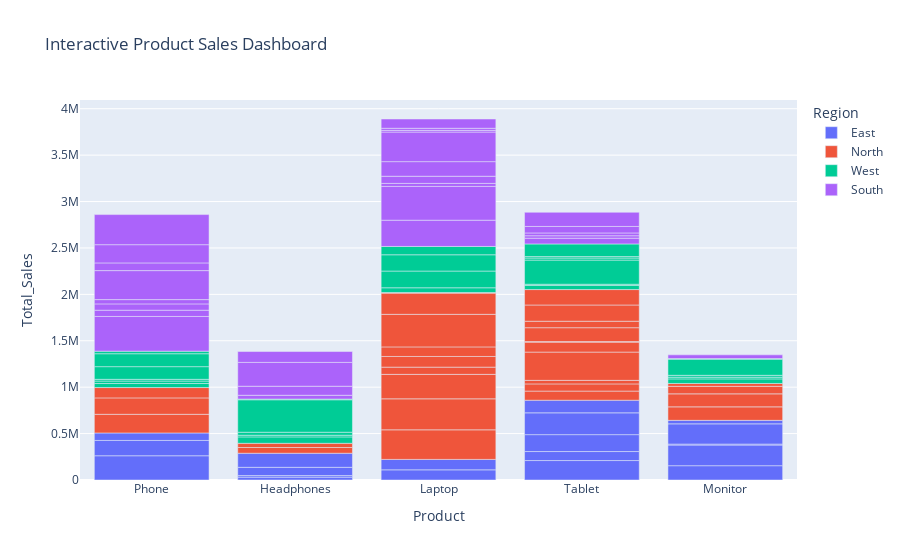

Here is the notebook cell this chart was saved with:
### Code cell
fig = px.bar(
    df,
    x="Product",
    y="Total_Sales",
    color="Region",
    title="Interactive Product Sales Dashboard",
    hover_data=["Price", "Quantity", "Customer_ID"]
)

fig.show()

### Figure 1 — Plotly figure (JSON) as saved in the notebook; plotly's stock layout.template omitted (floating-point values rounded to 4 significant figures)
{"data": [{"customdata": [[37300, 7, "CUST001"], [30895, 1, "CUST004"], [20655, 8, "CUST013"], [4195, 4, "CUST014"], [36518, 3, "CUST021"], [34900, 6, "CUST031"], [48602, 2, "CUST034"], [45515, 4, "CUST036"], [19256, 8, "CUST038"], [40244, 2, "CUST045"], [37055, 6, "CUST057"], [5272, 2, "CUST058"], [24224, 9, "CUST063"], [44487, 2, "CUST067"], [18964, 8, "CUST072"], [26110, 9, "CUST078"], [28098, 4, "CUST081"], [9483, 4, "CUST090"], [27196, 5, "CUST098"]], "hovertemplate": "Region=East<br>Product=%{x}<br>Total_Sales=%{y}<br>Price=%{customdata[0]}<br>Quantity=%{customdata[1]}<br>Customer_ID=%{customdata[2]}<extra></extra>", "legendgroup": "East", "marker": {"color": "#636efa", "pattern": {"shape": ""}}, "name": "East", "orientation": "v", "showlegend": true, "textposition": "auto", "type": "bar", "x": ["Phone", "Headphones", "Phone", "Headphones", "Laptop", "Tablet", "Tablet", "Tablet", "Monitor", "Phone", "Monitor", "Monitor", "Monitor", "Headphones", "Headphones", "Tablet", "Laptop", "Monitor", "Tablet"], "xaxis": "x", "y": [261100, 30895, 165240, 16780, 109554, 209400, 97204, 182060, 154048, 80488, 222330, 10544, 218016, 88974, 151712, 234990, 112392, 37932, 135980], "yaxis": "y"}, {"customdata": [[15406, 4, "CUST002"], [39835, 8, "CUST005"], [32791, 3, "CUST009"], [19322, 4, "CUST018"], [41749, 8, "CUST020"], [29275, 9, "CUST023"], [25948, 3, "CUST026"], [38298, 1, "CUST027"], [43495, 7, "CUST028"], [45467, 1, "CUST029"], [11902, 9, "CUST030"], [40177, 5, "CUST037"], [29499, 6, "CUST047"], [24160, 6, "CUST053"], [1308, 5, "CUST054"], [37135, 3, "CUST056"], [29840, 5, "CUST061"], [14381, 8, "CUST066"], [34303, 3, "CUST068"], [23229, 3, "CUST069"], [23381, 6, "CUST075"], [19425, 9, "CUST079"], [43861, 8, "CUST083"], [11591, 7, "CUST086"], [38037, 6, "CUST089"], [7148, 1, "CUST091"], [20770, 8, "CUST096"], [30717, 1, "CUST099"]], "hovertemplate": "Region=North<br>Product=%{x}<br>Total_Sales=%{y}<br>Price=%{customdata[0]}<br>Quantity=%{customdata[1]}<br>Customer_ID=%{customdata[2]}<extra></extra>", "legendgroup": "North", "marker": {"color": "#EF553B", "pattern": {"shape": ""}}, "name": "North", "orientation": "v", "showlegend": true, "textposition": "auto", "type": "bar", "x": ["Headphones", "Laptop", "Tablet", "Tablet", "Laptop", "Laptop", "Laptop", "Tablet", "Tablet", "Headphones", "Tablet", "Phone", "Phone", "Monitor", "Tablet", "Phone", "Tablet", "Laptop", "Laptop", "Tablet", "Monitor", "Tablet", "Laptop", "Monitor", "Laptop", "Laptop", "Tablet", "Monitor"], "xaxis": "x", "y": [61624, 318680, 98373, 77288, 333992, 263475, 77844, 38298, 304465, 45467, 107118, 200885, 176994, 144960, 6540, 111405, 149200, 115048, 102909, 69687, 140286, 174825, 350888, 81137, 228222, 7148, 166160, 30717], "yaxis": "y"}, {"customdata": [[21746, 2, "CUST003"], [7262, 7, "CUST008"], [45023, 4, "CUST010"], [6160, 8, "CUST011"], [13233, 2, "CUST012"], [34447, 2, "CUST015"], [44045, 1, "CUST019"], [6713, 2, "CUST022"], [17838, 1, "CUST024"], [9191, 2, "CUST025"], [20083, 1, "CUST041"], [18616, 1, "CUST042"], [43350, 6, "CUST043"], [43428, 4, "CUST044"], [11032, 2, "CUST046"], [6720, 1, "CUST048"], [43848, 4, "CUST050"], [15160, 9, "CUST051"], [32524, 1, "CUST052"], [17924, 5, "CUST064"], [34843, 4, "CUST071"], [49930, 7, "CUST073"], [3839, 4, "CUST087"], [4578, 6, "CUST088"], [19507, 7, "CUST095"], [7647, 1, "CUST097"]], "hovertemplate": "Region=West<br>Product=%{x}<br>Total_Sales=%{y}<br>Price=%{customdata[0]}<br>Quantity=%{customdata[1]}<br>Customer_ID=%{customdata[2]}<extra></extra>", "legendgroup": "West", "marker": {"color": "#00cc96", "pattern": {"shape": ""}}, "name": "West", "orientation": "v", "showlegend": true, "textposition": "auto", "type": "bar", "x": ["Phone", "Laptop", "Laptop", "Monitor", "Phone", "Headphones", "Tablet", "Tablet", "Headphones", "Monitor", "Monitor", "Phone", "Tablet", "Monitor", "Tablet", "Monitor", "Laptop", "Phone", "Headphones", "Laptop", "Phone", "Headphones", "Tablet", "Phone", "Tablet", "Headphones"], "xaxis": "x", "y": [43492, 50834, 180092, 49280, 26466, 68894, 44045, 13426, 17838, 18382, 20083, 18616, 260100, 173712, 22064, 6720, 175392, 136440, 32524, 89620, 139372, 349510, 15356, 27468, 136549, 7647], "yaxis": "y"}, {"customdata": [[40420, 7, "CUST006"], [40430, 9, "CUST007"], [41548, 9, "CUST016"], [13488, 5, "CUST017"], [16997, 4, "CUST032"], [20696, 3, "CUST033"], [4339, 6, "CUST035"], [39924, 1, "CUST039"], [11494, 4, "CUST040"], [32297, 1, "CUST049"], [4341, 7, "CUST055"], [15475, 5, "CUST059"], [13624, 3, "CUST060"], [19661, 8, "CUST062"], [44652, 7, "CUST065"], [35418, 9, "CUST070"], [17512, 4, "CUST074"], [16596, 5, "CUST076"], [2603, 7, "CUST077"], [49101, 4, "CUST080"], [48769, 2, "CUST082"], [40518, 8, "CUST084"], [7455, 3, "CUST085"], [30531, 5, "CUST092"], [42813, 6, "CUST093"], [16667, 6, "CUST094"], [23376, 5, "CUST100"]], "hovertemplate": "Region=South<br>Product=%{x}<br>Total_Sales=%{y}<br>Price=%{customdata[0]}<br>Quantity=%{customdata[1]}<br>Customer_ID=%{customdata[2]}<extra></extra>", "legendgroup": "South", "marker": {"color": "#ab63fa", "pattern": {"shape": ""}}, "name": "South", "orientation": "v", "showlegend": true, "textposition": "auto", "type": "bar", "x": ["Laptop", "Laptop", "Phone", "Phone", "Phone", "Tablet", "Tablet", "Monitor", "Phone", "Laptop", "Tablet", "Laptop", "Headphones", "Laptop", "Phone", "Laptop", "Tablet", "Phone", "Laptop", "Phone", "Headphones", "Phone", "Laptop", "Tablet", "Headphones", "Laptop", "Headphones"], "xaxis": "x", "y": [282940, 363870, 373932, 67440, 67988, 62088, 26034, 39924, 45976, 32297, 30387, 77375, 40872, 157288, 312564, 318762, 70048, 82980, 18221, 196404, 97538, 324144, 22365, 152655, 256878, 100002, 116880], "yaxis": "y"}], "layout": {"barmode": "relative", "legend": {"title": {"text": "Region"}, "tracegroupgap": 0}, "title": {"text": "Interactive Product Sales Dashboard"}, "xaxis": {"anchor": "y", "domain": [0, 1], "title": {"text": "Product"}}, "yaxis": {"anchor": "x", "domain": [0, 1], "title": {"text": "Total_Sales"}}}}
